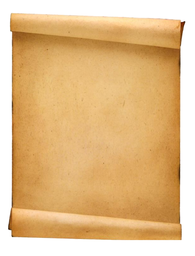
#> input picture books_scrolls_py/scroll.png, 195 x 256 px, shrunk from 900 x 1180 before the run
$ python -i scrolls.py   (imports and definitions only)
#> lines starting #> are read from the running program, lines starting #| are printed output that depends on the picture
import math
from PIL import Image

# [85 lines left out: functions read_tha_books, analyze_sum_skillz, inscribe_dha_scroll, not called in this run]


def cover_trackz(mightyFrekINGSrulz):
    """
    Blurs the input image
    :param mightyFrekINGSrulz: image
    :return: blurred image
    """
#> called with mightyFrekINGSrulz = 'scroll.png'
    # I use the new image complete_scroll.png
    image = Image.open(mightyFrekINGSrulz).convert("RGB")
    width, height = image.size
#> width = 195; height = 256
    for h in range(height):
        for w in range(width):
            image.putpixel((w, h), get_average_value(w, h, image))
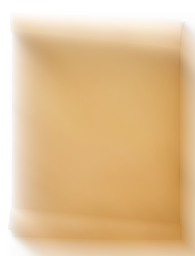
#> image: PIL image 195x256 RGB; mean R, G, B 225.5, 191.9, 146.5
    image.show()


# Makes the magic called blur happen by using average values of pixels thanks to matrices.
def get_average_value(width, height, image):
    width_total, height_total = image.size
    r_sum, g_sum, b_sum = 0, 0, 0
    for i in range(4):
        for j in range(4):
            w = min(max(width - j, 0), width)
            h = min(max(height - i, 0), height)
            r, g, b = image.getpixel((w, h))
            r_sum += r
            g_sum += g
            b_sum += b
    return (r_sum // 16, g_sum // 16, b_sum // 16)

# Interface of the turtle implementation is up to you
#UNDONE

WIDTH, HEIGHT = 1000, 1000

# [9 lines left out: function svg_made, not called in this run]

class Turtle:
    # [7 lines left out: function __init__, not called in this run]

    def right(self, angle):
        self.heading = (self.heading + angle) % 360

    def left(self, angle):
        self.heading = (self.heading - angle) % 360

    # [12 lines left out: function forward, not called in this run]

    def move(self, x, y):
        self.x, self.y = x, y

    # [4 lines left out: function svg_made, not called in this run]


# [5 lines of commented-out code are left out]

>>> result = cover_trackz('scroll.png')
